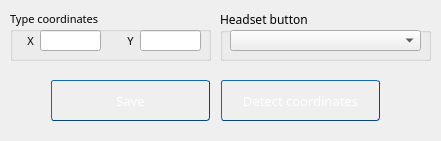
<?xml version="1.0" encoding="UTF-8"?>
<ui version="4.0">
 <class>MainWindow</class>
 <widget class="QMainWindow" name="MainWindow">
  <property name="geometry">
   <rect>
    <x>0</x>
    <y>0</y>
    <width>441</width>
    <height>141</height>
   </rect>
  </property>
  <property name="windowTitle">
   <string>MainWindow</string>
  </property>
  <widget class="QWidget" name="centralWidget">
   <widget class="QGroupBox" name="groupBox">
    <property name="geometry">
     <rect>
      <x>10</x>
      <y>10</y>
      <width>201</width>
      <height>51</height>
     </rect>
    </property>
    <property name="font">
     <font>
      <family>Century Gothic</family>
      <pointsize>8</pointsize>
     </font>
    </property>
    <property name="title">
     <string>Type coordinates</string>
    </property>
    <widget class="QLineEdit" name="xLineEdit">
     <property name="geometry">
      <rect>
       <x>30</x>
       <y>20</y>
       <width>61</width>
       <height>21</height>
      </rect>
     </property>
    </widget>
    <widget class="QLineEdit" name="yLineEdit">
     <property name="geometry">
      <rect>
       <x>130</x>
       <y>20</y>
       <width>61</width>
       <height>21</height>
      </rect>
     </property>
    </widget>
    <widget class="QLabel" name="label">
     <property name="geometry">
      <rect>
       <x>10</x>
       <y>20</y>
       <width>21</width>
       <height>21</height>
      </rect>
     </property>
     <property name="font">
      <font>
       <family>Century Gothic</family>
      </font>
     </property>
     <property name="text">
      <string>X</string>
     </property>
     <property name="alignment">
      <set>Qt::AlignCenter</set>
     </property>
    </widget>
    <widget class="QLabel" name="label_2">
     <property name="geometry">
      <rect>
       <x>110</x>
       <y>20</y>
       <width>21</width>
       <height>21</height>
      </rect>
     </property>
     <property name="font">
      <font>
       <family>Century Gothic</family>
      </font>
     </property>
     <property name="text">
      <string>Y</string>
     </property>
     <property name="alignment">
      <set>Qt::AlignCenter</set>
     </property>
    </widget>
   </widget>
   <widget class="QGroupBox" name="groupBox_2">
    <property name="geometry">
     <rect>
      <x>220</x>
      <y>10</y>
      <width>211</width>
      <height>51</height>
     </rect>
    </property>
    <property name="font">
     <font>
      <family>Century Gothic</family>
     </font>
    </property>
    <property name="title">
     <string>Headset button</string>
    </property>
    <widget class="QComboBox" name="buttonComboBox">
     <property name="geometry">
      <rect>
       <x>10</x>
       <y>20</y>
       <width>191</width>
       <height>21</height>
      </rect>
     </property>
     <property name="font">
      <font>
       <family>Century Gothic</family>
      </font>
     </property>
    </widget>
   </widget>
   <widget class="QPushButton" name="detectCoordButton">
    <property name="geometry">
     <rect>
      <x>220</x>
      <y>80</y>
      <width>161</width>
      <height>41</height>
     </rect>
    </property>
    <property name="font">
     <font>
      <family>Century Gothic</family>
      <pointsize>10</pointsize>
     </font>
    </property>
    <property name="styleSheet">
     <string notr="true">QPushButton {
    /* Let's make the size of the button 1,5 times of font size. */
    min-height: 1.5em;
    /* Font size just 1.*/
    font: 1em;
    /* Margins so that we get a little space on the left and right. */
    margin: 0 1px 0 1px;
    /* The font color */ 
    color: white;
    /* Here's the background gradient with start point, end point, 
       stop &quot;percentage&quot; and color, stop percentage and color. */
    background-color: qlineargradient(x1: 0, y1: 0, x2: 0, y2: 1,
                                      stop: 0 #2198c0, stop: 1 #0d5ca6);
    /* We'll round the borders. */
    border-style: outset;
    /* Round radius will be 3px */
    border-radius: 3px;
    /* Border is only one pixel */
    border-width: 1px;
    /* Border color is now set */
    border-color: #0c457e;
}
 
/* This is style when button is pressed */
QPushButton:pressed {
    /* We'll just invert the gradient by changing the colors around. */
    background-color: qlineargradient(x1: 0, y1: 0, x2: 0, y2: 1,
                                      stop: 0 #0d5ca6, stop: 1 #2198c0);
}

QPushButton:disabled {
	background-color:qlineargradient(spread:pad, x1:0, y1:1, x2:0, y2:0, stop:0 			rgba(84, 84, 84, 255), stop:1 rgba(255, 255, 255, 255));
}</string>
    </property>
    <property name="text">
     <string>Detect coordinates</string>
    </property>
   </widget>
   <widget class="QPushButton" name="saveButton">
    <property name="geometry">
     <rect>
      <x>50</x>
      <y>80</y>
      <width>161</width>
      <height>41</height>
     </rect>
    </property>
    <property name="font">
     <font>
      <family>Century Gothic</family>
      <pointsize>10</pointsize>
     </font>
    </property>
    <property name="styleSheet">
     <string notr="true">QPushButton {
    /* Let's make the size of the button 1,5 times of font size. */
    min-height: 1.5em;
    /* Font size just 1.*/
    font: 1em;
    /* Margins so that we get a little space on the left and right. */
    margin: 0 1px 0 1px;
    /* The font color */ 
    color: white;
    /* Here's the background gradient with start point, end point, 
       stop &quot;percentage&quot; and color, stop percentage and color. */
    background-color: qlineargradient(x1: 0, y1: 0, x2: 0, y2: 1,
                                      stop: 0 #2198c0, stop: 1 #0d5ca6);
    /* We'll round the borders. */
    border-style: outset;
    /* Round radius will be 3px */
    border-radius: 3px;
    /* Border is only one pixel */
    border-width: 1px;
    /* Border color is now set */
    border-color: #0c457e;
}
 
/* This is style when button is pressed */
QPushButton:pressed {
    /* We'll just invert the gradient by changing the colors around. */
    background-color: qlineargradient(x1: 0, y1: 0, x2: 0, y2: 1,
                                      stop: 0 #0d5ca6, stop: 1 #2198c0);
}

QPushButton:disabled {
	background-color:qlineargradient(spread:pad, x1:0, y1:1, x2:0, y2:0, stop:0 			rgba(84, 84, 84, 255), stop:1 rgba(255, 255, 255, 255));
}</string>
    </property>
    <property name="text">
     <string>Save</string>
    </property>
   </widget>
  </widget>
  <widget class="QMenuBar" name="menuBar">
   <property name="geometry">
    <rect>
     <x>0</x>
     <y>0</y>
     <width>441</width>
     <height>21</height>
    </rect>
   </property>
  </widget>
 </widget>
 <layoutdefault spacing="6" margin="11"/>
 <resources/>
 <connections/>
</ui>
